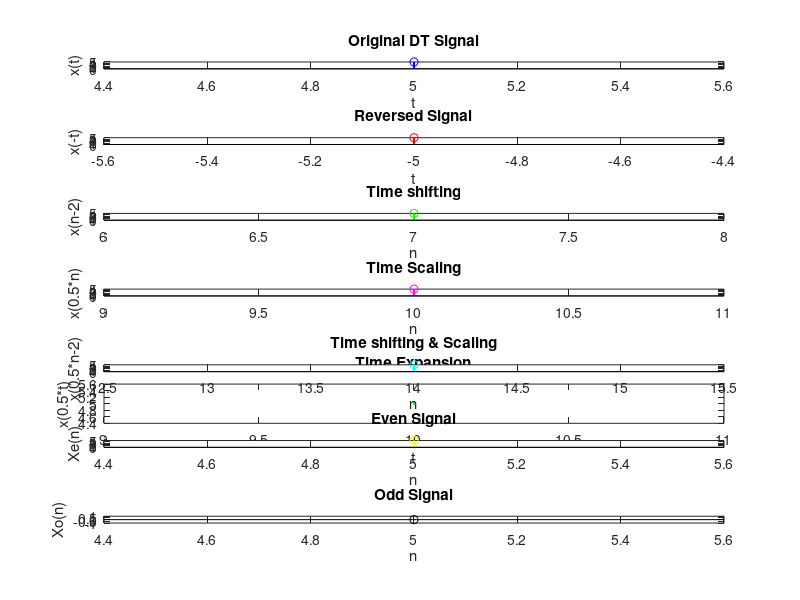

The MATLAB script that drew this image:
clc;
close all ;
clear all;
% Given signal values and corresponding time indices

x_values = input("Enter the x values of Signal: "); %[1, 1.5, 1, 1]
t_indices = input("Enter the y value of Signal: ");  %[-1, 0, 1, 2]


% Plot the original signal
subplot(5, 1, 1);
plot(t_indices, x_values, 'b', 'LineWidth', 1.5);
title('Original CT Signal');
xlabel('t');
ylabel('x(t)');

% Reverse the signal
x_reversed = fliplr(x_values);
t_reversed = fliplr(-t_indices); % Reversing time indices as well for clarity

% Plot the reversed signal
subplot(5, 1, 2);
plot(t_reversed, x_reversed, 'r', 'LineWidth', 1.5);
title('Reversed Signal');
xlabel('t');
ylabel('x(-t)');

% Time shifting by 2 units to the right
shift_amount = 2;
t_shifted = t_indices + shift_amount;

% Plot the shifted signal
subplot(5, 1, 3);
plot(t_shifted, x_values, 'g', 'LineWidth', 1.5);
title('Time shifting');
xlabel('t');
ylabel('x(t-2)');

% Time expand by 0.5 units
expansion_factor = 0.5;
t_expanded = t_indices / expansion_factor;

% Plot the time-expanded signal
subplot(5, 1, 4);
plot(t_expanded, x_values, 'g', 'LineWidth', 1.5);
title('Time Expansion');
xlabel('t');
ylabel('x(0.5*t)');


% Right shift the signal by 2 units
shift_amount = 2;
t_shifted = t_indices + shift_amount;

% Time scale the signal by 0.5
scaling_factor = 0.5;
t_scaled = t_shifted / scaling_factor;

% Plot the shifted and scaled signal
subplot(5, 1, 5);
plot(t_scaled, x_values, 'b', 'LineWidth', 1.5);
title('Time Shifted & Scaled Signal');
xlabel('t');
ylabel('x(0.5*t-2)');



%% DT operation

% Given signal values and corresponding time indices
  

x_values = input("Enter the x values of Signal: "); %[1, 2, -1, 0, -2];
t_indices = input("Enter the y value of Signal: "); %[-2, -1, 0, 1, 2];

% Plot x
subplot(7, 1, 1);
stem(t_indices, x_values, 'b', 'LineWidth', 1.5);
title('Original DT Signal');
xlabel('t');
ylabel('x(t)');
% Time reversal
x_reversed = fliplr(x_values);
t_reversed = -fliplr(t_indices); % Reversing time indices as well

% Plot time reversed signal x
subplot(7, 1, 2);
stem(t_reversed, x_reversed, 'r', 'LineWidth', 1.5);
title('Reversed Signal');
xlabel('t');
ylabel('x(-t)');

% Right shift by 2 units
shift_amount = 2;
t_shifted = t_indices + shift_amount;

% Plot right shifted signal of x by 2 units
subplot(7, 1, 3);
stem(t_shifted, x_values, 'g', 'LineWidth', 1.5);
title('Time shifting');
xlabel('n');
ylabel('x(n-2)');

% Time scaling by 2
scaling_factor = .5;
t_scaled = t_indices /scaling_factor;

% Plot time scaled signal by .5
subplot(7, 1, 4);
stem(t_scaled, x_values, 'm', 'LineWidth', 1.5);
title('Time Scaling');
xlabel('n');
ylabel('x(0.5*n)');

% Time shift by 2 units and scale by 0.5
shift_amount=2;
t_shifted_scaled = (t_indices + shift_amount) * (1/scaling_factor);

% Plot signal which is time shifted by 2 units and scaled by 0.5
subplot(7, 1, 5);
stem(t_shifted_scaled, x_values, 'c', 'LineWidth', 1.5);
title('Time shifting & Scaling');
xlabel('n');
ylabel('x(0.5*n-2)');

% Even signal of x
x_even = 0.5 * (x_values + fliplr(x_values));

% Plot even signal of x
subplot(7, 1, 6);
stem(t_indices, x_even, 'y', 'LineWidth', 1.5);
title('Even Signal');
xlabel('n');
ylabel('Xe(n)');

% Odd signal of x
x_odd = 0.5 * (x_values - fliplr(x_values));

% Plot odd signal of x
subplot(7, 1, 7);
stem(t_indices, x_odd, 'k', 'LineWidth', 1.5);
title('Odd Signal');
xlabel('n');
ylabel('Xo(n)');